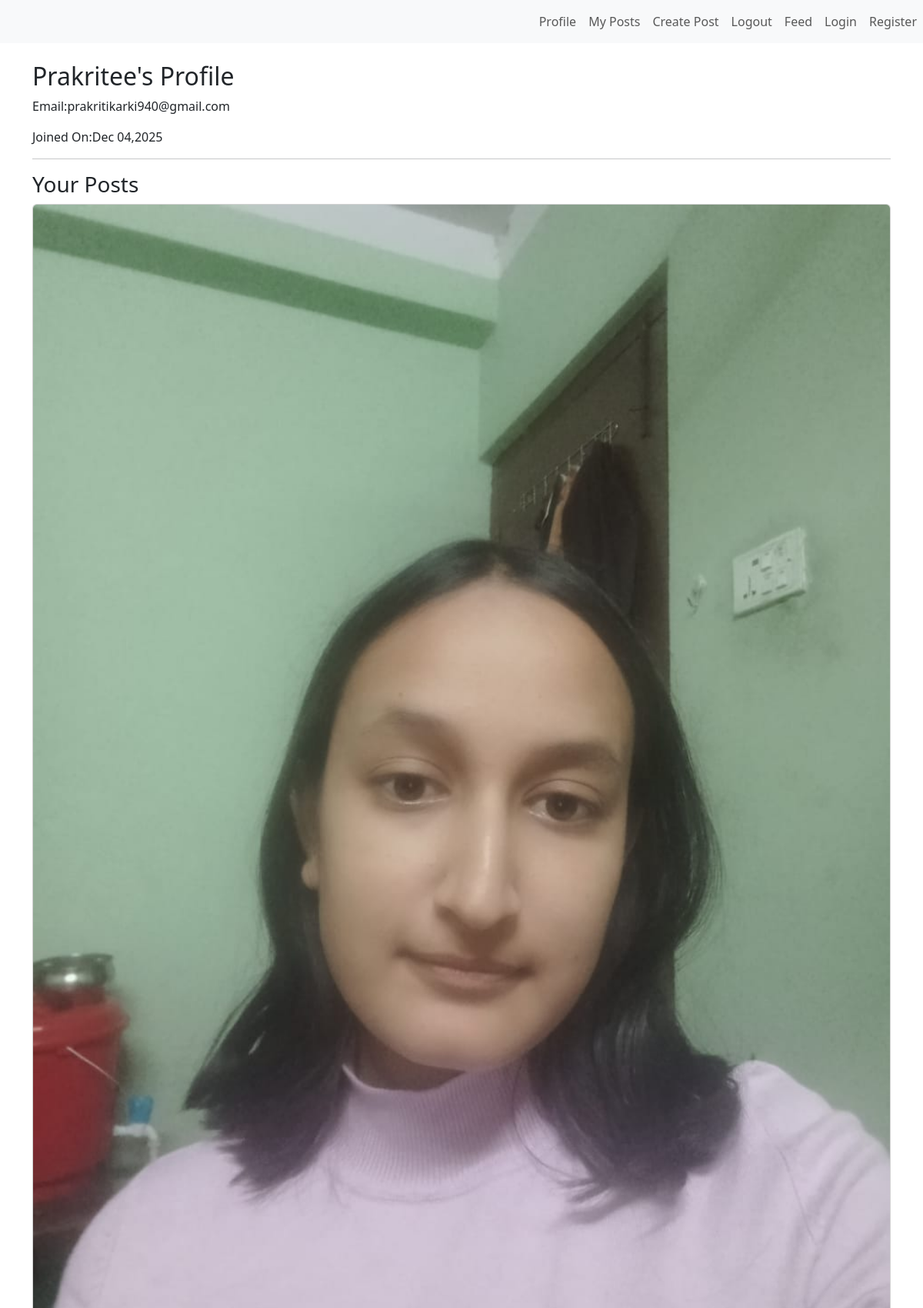
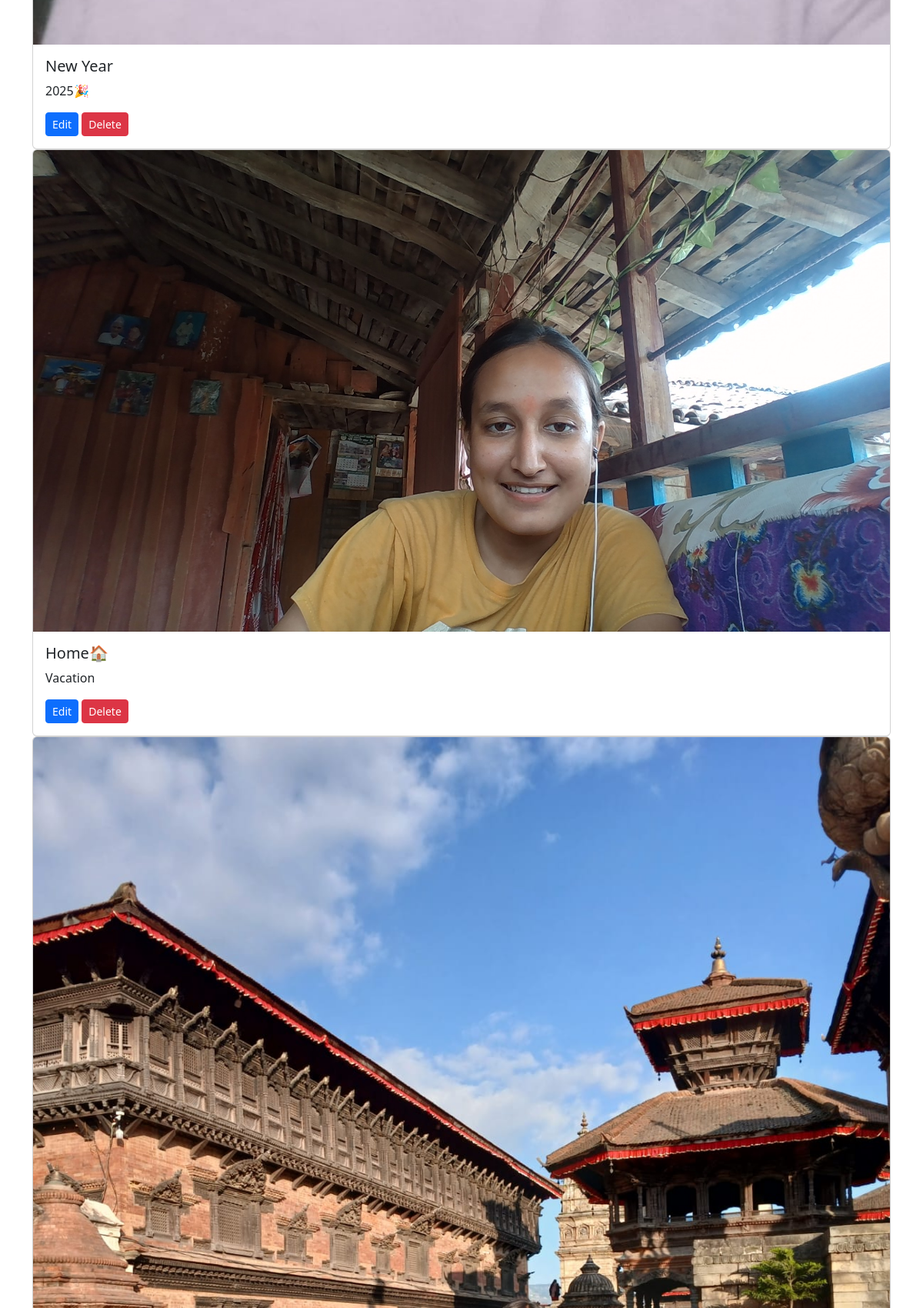
Page /blog/profile/ (signed in, upper part) on the committed database (2 pictures, top to bottom).
### blog/blogapp/models.py (models this page shows, shortened)
class Base(models.Model):
    created_at=models.DateTimeField(auto_now_add=True)
    updated_at=models.DateTimeField(auto_now=True)
    class Meta:
        abstract=True

class Post(Base):
    title=models.TextField(blank=True,null=True)
    author=models.ForeignKey(User,on_delete=models.CASCADE)
    image=models.ImageField(upload_to='blogapp/',blank=True,null=True)
    caption=models.TextField(blank=True,null=True)
    likes=models.ManyToManyField(User,related_name="liked_posts",blank=True)

### blog/blogapp/views.py (the view)
# urls.py: path('profile/',views.profile,name="profile"),
@login_required
def profile(request):
    user_posts=Post.objects.filter(author=request.user)
    return render(request,'blogapp/profile.html',{"user_posts":user_posts})

### blog/blogapp/templates/blogapp/profile.html
{% extends 'blogapp/base.html' %}
{% block content %}
     <div class="container mt-4">
        <h2>{{ request.user.username }}'s Profile</h2>
        <p>Email:{{ request.user.email }}</p>
        <p>Joined On:{{ request.user.date_joined|date:"M d,Y"}}</p>
        <hr>
        <h3>Your Posts</h3>
        {% if user_posts %}
        <div class="row">
            {% for post in user_posts %}
            <div class="col-md-4-mb-3">
                <div class="card">
                    {% if post.image %}
                    <img src="{{ post.image.url }}" class="card-img-top" alt="Post Image">
                    {% endif %}
                    <div class="card-body">
                        <h5 class="card-title">{{ post.title }}</h5>
                            <p class="card-text">{{ post.caption|truncatewords:15 }}</p>
                            <a href="{% url 'edit_post' post.id %}" class="btn btn-sm btn-primary">Edit</a>
                            <a href="{% url 'delete_post' post.id %}" class="btn btn-sm btn-danger">Delete</a>
                    </div>
                </div>
            </div>
            {% endfor %}
        </div>
        {% endif %}
     </div>
{% endblock %}

### rows in the picture
Post: image (picture), title "New Year", caption "2025🎉"
Post: image (picture), title "Home🏠", caption "Vacation"
Post: image (picture)

### other values in the picture
{{ request.user.username }} "Prakritee"
{{ request.user.email }} "prakritikarki940@gmail.com"
{{ request.user.date_joined|date:"M d,Y" }} "Dec 04,2025"
